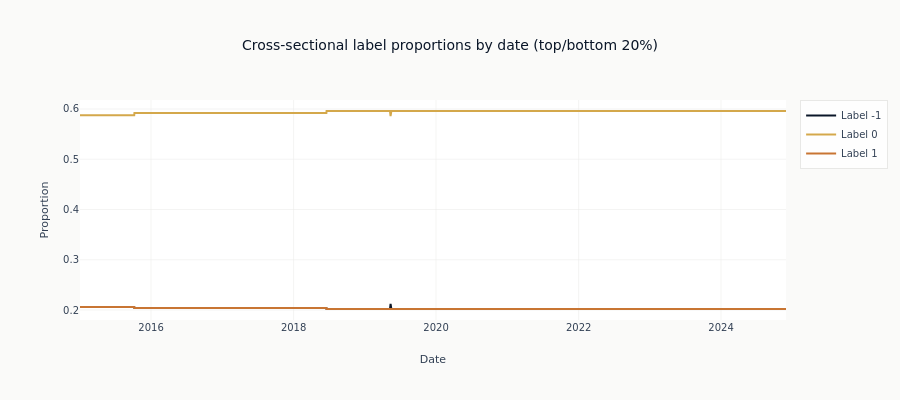

This figure's notebook cell:
### Code cell
# Show class proportions over time
fig = go.Figure()
for label in [-1, 0, 1]:
    col_name = str(label)
    if col_name in label_by_date.columns:
        fig.add_trace(
            go.Scatter(
                x=label_by_date["timestamp"].to_list(),
                y=label_by_date[col_name].to_numpy(),
                mode="lines",
                name=f"Label {label}",
            )
        )

fig.update_layout(
    height=400,
    title=f"Cross-sectional label proportions by date (top/bottom {QUINTILE_THRESHOLD}%)",
    xaxis_title="Date",
    yaxis_title="Proportion",
)
show_plotly_with_alt(
    fig,
    alt=(
        "Three flat lines across 2015 to 2024 showing the share of ETFs in each "
        "cross-sectional label class on each date. The neutral class sits just under "
        "0.6 and the two extreme classes sit just above 0.2, where they coincide exactly "
        "and plot as one line. The lines are horizontal apart from a few one-pixel steps "
        "around 2016, 2018 and 2019 where the number of ETFs with a forward return "
        "changes and the quintile cut lands on a different count."
    ),
)

### Figure 1 — Plotly figure (JSON) as saved in the notebook; plotly's stock layout.template omitted (floating-point values rounded to 4 significant figures; data arrays with more than 128 entries replaced by an {"elided": "..."} marker saying what was removed)
{"data": [{"mode": "lines", "name": "Label -1", "type": "scatter", "x": {"elided": "2495 str values"}, "y": {"elided": "2495 float values"}}, {"mode": "lines", "name": "Label 0", "type": "scatter", "x": {"elided": "2495 str values"}, "y": {"elided": "2495 float values"}}, {"mode": "lines", "name": "Label 1", "type": "scatter", "x": {"elided": "2495 str values"}, "y": {"elided": "2495 float values"}}], "layout": {"height": 400, "title": {"text": "Cross-sectional label proportions by date (top/bottom 20%)"}, "xaxis": {"title": {"text": "Date"}}, "yaxis": {"title": {"text": "Proportion"}}}}
